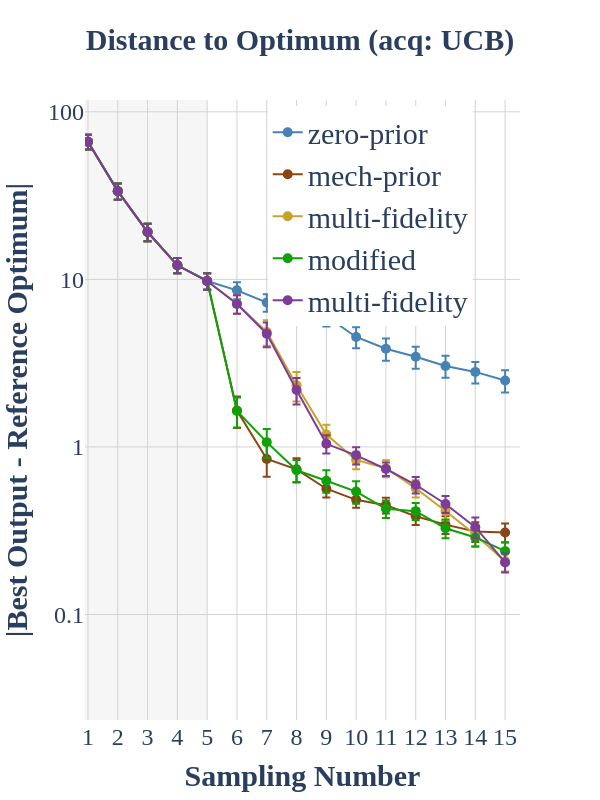

Notebook code cell kept with this figure:
### Code cell
plot_bo_comparison(info_dict,reference_max=191.02,date=date,withdraw_model_index=[],draw_initial_point=True,draw_iter_step=10,save_path=None,yaxis_lower_bound=3.5)

### Figure 1 — Plotly figure (JSON) as saved in the notebook; plotly's stock layout.template omitted (floating-point values rounded to 4 significant figures)
{"data": [{"error_y": {"array": [6.756, 3.732, 2.284, 1.272, 1.098, 1.004, 0.8642, 0.8555, 0.7889, 0.6555, 0.5846, 0.5173, 0.4609, 0.4142, 0.3757], "arrayminus": [6.756, 3.732, 2.284, 1.272, 1.098, 1.004, 0.8642, 0.8555, 0.7889, 0.6555, 0.5846, 0.5173, 0.4609, 0.4142, 0.3757], "color": "rgba(70, 130, 180, 1)", "symmetric": false, "type": "data", "visible": true}, "line": {"color": "#4682B4"}, "marker": {"size": 10}, "mode": "lines+markers", "name": "zero-prior", "type": "scatter", "x": [1, 2, 3, 4, 5, 6, 7, 8, 9, 10, 11, 12, 13, 14, 15], "y": [66.27, 33.62, 19.17, 12.13, 9.781, 8.603, 7.279, 6.809, 6.028, 4.533, 3.854, 3.451, 3.045, 2.804, 2.492]}, {"error_y": {"array": [6.756, 3.732, 2.284, 1.272, 1.098, 0.35, 0.1824, 0.1213, 0.06487, 0.04998, 0.0484, 0.04368, 0.04184, 0.04247, 0.04013], "arrayminus": [6.756, 3.732, 2.284, 1.272, 1.098, 0.35, 0.1824, 0.1213, 0.06487, 0.04998, 0.0484, 0.04368, 0.04184, 0.04247, 0.04013], "color": "rgba(139, 69, 19, 1)", "symmetric": false, "type": "data", "visible": true}, "line": {"color": "#8B4513"}, "marker": {"size": 10}, "mode": "lines+markers", "name": "mech-prior", "type": "scatter", "x": [1, 2, 3, 4, 5, 6, 7, 8, 9, 10, 11, 12, 13, 14, 15], "y": [66.27, 33.62, 19.17, 12.13, 9.781, 1.649, 0.847, 0.7353, 0.5633, 0.4835, 0.4494, 0.3858, 0.3439, 0.3132, 0.3089]}, {"error_y": {"array": [6.756, 3.732, 2.284, 1.272, 1.098, 0.9028, 0.8392, 0.4664, 0.1728, 0.09934, 0.0873, 0.06712, 0.05054, 0.04266, 0.0274], "arrayminus": [6.756, 3.732, 2.284, 1.272, 1.098, 0.9028, 0.8392, 0.4664, 0.1728, 0.09934, 0.0873, 0.06712, 0.05054, 0.04266, 0.0274], "color": "rgba(201, 162, 39, 1)", "symmetric": false, "type": "data", "visible": true}, "line": {"color": "#C9A227"}, "marker": {"size": 10}, "mode": "lines+markers", "name": "multi-fidelity", "type": "scatter", "x": [1, 2, 3, 4, 5, 6, 7, 8, 9, 10, 11, 12, 13, 14, 15], "y": [66.27, 33.62, 19.17, 12.13, 9.781, 7.146, 4.857, 2.335, 1.186, 0.8365, 0.747, 0.5666, 0.4144, 0.2991, 0.2079]}, {"error_y": {"array": [6.756, 3.732, 2.284, 1.272, 1.098, 0.3324, 0.2102, 0.1087, 0.0967, 0.08318, 0.05081, 0.0488, 0.04217, 0.03457, 0.03154], "arrayminus": [6.756, 3.732, 2.284, 1.272, 1.098, 0.3324, 0.2102, 0.1087, 0.0967, 0.08318, 0.05081, 0.0488, 0.04217, 0.03457, 0.03154], "color": "rgba(15, 161, 7, 1)", "symmetric": false, "type": "data", "visible": true}, "line": {"color": "#0fa107"}, "marker": {"size": 10}, "mode": "lines+markers", "name": "modified", "type": "scatter", "x": [1, 2, 3, 4, 5, 6, 7, 8, 9, 10, 11, 12, 13, 14, 15], "y": [66.27, 33.62, 19.17, 12.13, 9.781, 1.639, 1.068, 0.7258, 0.6288, 0.5416, 0.4275, 0.4137, 0.3272, 0.2883, 0.2388]}, {"error_y": {"array": [6.756, 3.732, 2.284, 1.272, 1.098, 0.9036, 0.7967, 0.3948, 0.1308, 0.1048, 0.06869, 0.06648, 0.05322, 0.04693, 0.02644], "arrayminus": [6.756, 3.732, 2.284, 1.272, 1.098, 0.9036, 0.7967, 0.3948, 0.1308, 0.1048, 0.06869, 0.06648, 0.05322, 0.04693, 0.02644], "color": "rgba(125, 60, 152, 1)", "symmetric": false, "type": "data", "visible": true}, "line": {"color": "#7D3C98"}, "marker": {"size": 10}, "mode": "lines+markers", "name": "multi-fidelity", "type": "scatter", "x": [1, 2, 3, 4, 5, 6, 7, 8, 9, 10, 11, 12, 13, 14, 15], "y": [66.27, 33.62, 19.17, 12.13, 9.781, 7.131, 4.737, 2.188, 1.044, 0.8914, 0.7388, 0.5947, 0.4566, 0.3319, 0.2045]}], "layout": {"font": {"family": "Times New Roman", "size": 24}, "height": 800, "legend": {"font": {"size": 30}, "x": 0.42, "y": 0.99}, "plot_bgcolor": "white", "shapes": [{"fillcolor": "lightgray", "layer": "below", "line": {"width": 0}, "opacity": 0.2, "type": "rect", "x0": 0.1, "x1": "5", "y0": 0.0001, "y1": 331.4}], "showlegend": true, "title": {"font": {"size": 30}, "text": "<b>Distance to Optimum (acq: UCB)</b>", "x": 0.5, "xanchor": "center"}, "width": 600, "xaxis": {"dtick": 1, "gridcolor": "lightgray", "range": [0.9, 15.5], "showgrid": true, "tickfont": {"size": 24}, "title": {"font": {"size": 30}, "text": "<b>Sampling Number</b>"}}, "yaxis": {"dtick": 1, "gridcolor": "lightgray", "range": [-1.629, 2.071], "showgrid": true, "tickfont": {"size": 24}, "title": {"font": {"size": 30}, "text": "<b>|Best Output - Reference Optimum|</b>"}, "type": "log"}}}
